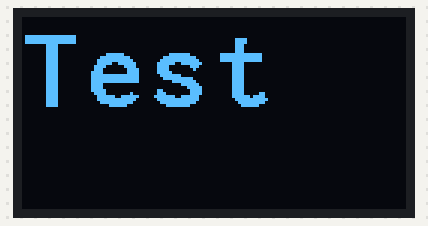
The program below on a simulated ESP8266 (NodeMCU). Shown: 128×64 one-colour display.

Above: at 0.1 s.

The program:

main.cpp
```cpp
#include <Arduino.h>
#include <U8g2lib.h>

#define PIN_DISPLAY_CLOCK D2
#define PIN_DISPLAY_DATA D1

// U8g2 Contructor list is available here: https://github.com/olikraus/u8g2/wiki/u8g2setupcpp
U8G2_SSD1306_128X64_NONAME_F_SW_I2C u8g2(U8G2_R0, PIN_DISPLAY_CLOCK, PIN_DISPLAY_DATA, U8X8_PIN_NONE);


void setup(void) {
    u8g2.begin();
}

// Lots more examples here: https://platformio.org/lib/show/942/U8g2
void drawText(void) {
    u8g2.setFontMode(1);	// Transparent
    u8g2.setFontDirection(0);
    u8g2.setFont(u8g2_font_inb24_mf);
    u8g2.drawStr(0, 30, "Test");
}

void loop(void) {
    u8g2.clearBuffer();
    drawText();
    u8g2.sendBuffer();
    delay(1000);
}
```
